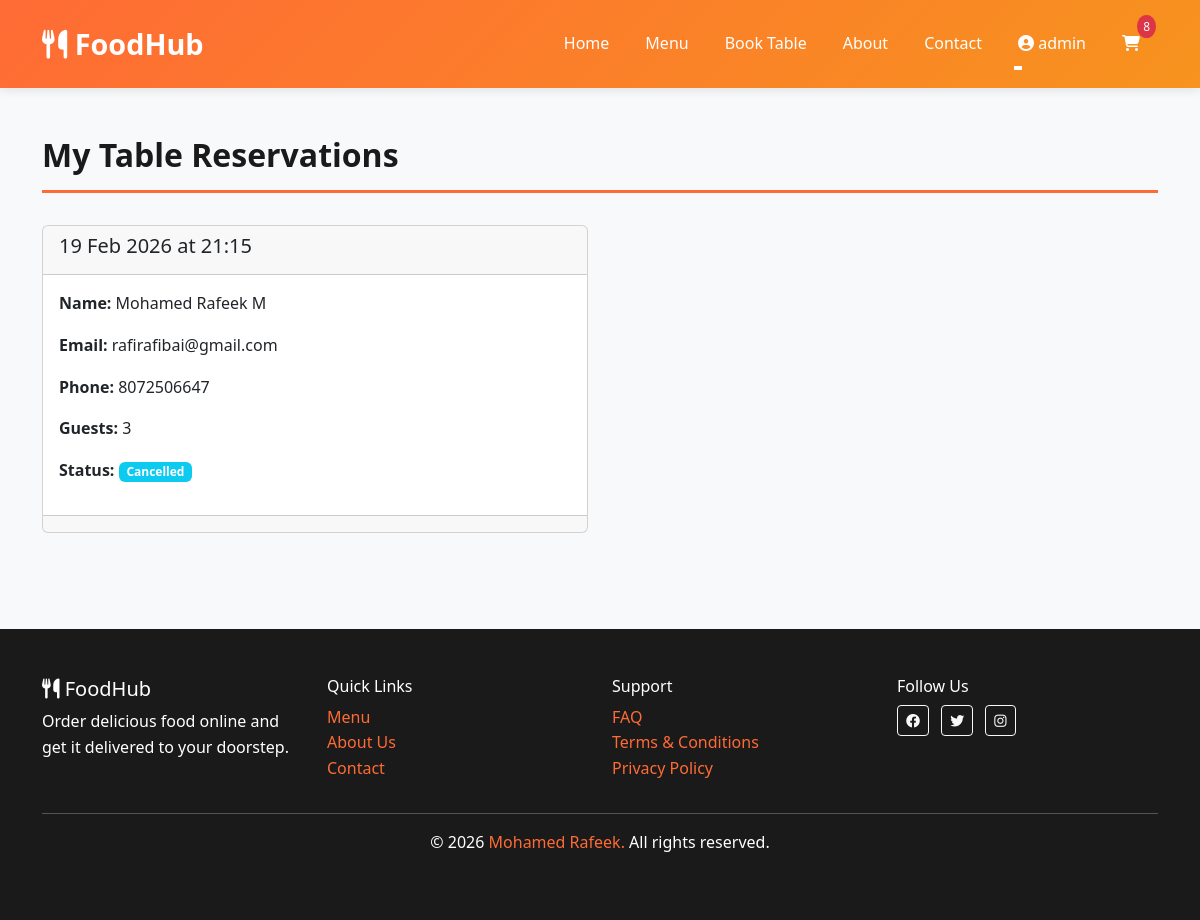
Page /booking/my-reservations/ (signed in) on the committed database.
### cart/models.py (models this page shows, shortened)
class Cart(models.Model):
    user = models.OneToOneField(User, on_delete=models.CASCADE, related_name='cart')
    created_at = models.DateTimeField(auto_now_add=True)
    updated_at = models.DateTimeField(auto_now=True)
    def get_item_count(self):
        return sum(item.quantity for item in self.items.all())

class CartItem(models.Model):
    cart = models.ForeignKey(Cart, on_delete=models.CASCADE, related_name='items')
    food_item = models.ForeignKey(FoodItem, on_delete=models.CASCADE)
    quantity = models.PositiveIntegerField(default=1)
    added_at = models.DateTimeField(auto_now_add=True)

### booking/models.py (models this page shows, shortened)
class Reservation(models.Model):
    STATUS_CHOICES = [
        ('pending', 'Pending'),
        ('confirmed', 'Confirmed'),
        ('cancelled', 'Cancelled'),
        ('completed', 'Completed'),
    ]
    user = models.ForeignKey(User, on_delete=models.CASCADE, related_name='reservations', null=True, blank=True)
    name = models.CharField(max_length=100)
    email = models.EmailField()
    phone = models.CharField(max_length=15)
    reservation_date = models.DateField()
    reservation_time = models.TimeField()
    number_of_guests = models.PositiveIntegerField()
    special_requests = models.TextField(blank=True)
    status = models.CharField(max_length=20, choices=STATUS_CHOICES, default='pending')
    created_at = models.DateTimeField(auto_now_add=True)
    updated_at = models.DateTimeField(auto_now=True)
    class Meta:
        ordering = ['reservation_date', 'reservation_time']

### booking/views.py (the view)
# urls.py: path('my-reservations/', views.my_reservations, name='my_reservations'),
@login_required(login_url='login')
def my_reservations(request):
    reservations = Reservation.objects.filter(user=request.user)
    context = {
        'reservations': reservations,
    }
    return render(request, 'my_reservations.html', context)

### Template/my_reservations.html (shortened to what this page needs)
{% extends 'base.html' %}
{% block content %}
<div class="container">
    <h2 class="page-title">My Table Reservations</h2>
    {% if reservations %}
        <div class="row">
            {% for reservation in reservations %}
                <div class="col-md-6 mb-3">
                    <div class="card">
                        <div class="card-header">
                            <h5>{{ reservation.reservation_date|date:"d M Y" }} at {{ reservation.reservation_time|time:"H:i" }}</h5>
                        </div>
                        <div class="card-body">
                            <p><strong>Name:</strong> {{ reservation.name }}</p>
                            <p><strong>Email:</strong> {{ reservation.email }}</p>
                            <p><strong>Phone:</strong> {{ reservation.phone }}</p>
                            <p><strong>Guests:</strong> {{ reservation.number_of_guests }}</p>
                            <p><strong>Status:</strong> <span class="badge bg-info">{{ reservation.status|title }}</span></p>
                        </div>
                        <div class="card-footer">
                        </div>
                    </div>
                </div>
            {% endfor %}
        </div>
    {% else %}
        <div class="alert alert-info">
            <h5>No Reservations</h5>
            <p><a href="{% url 'book_table' %}">Book a table</a> to reserve your favorite seating!</p>
        </div>
    {% endif %}
</div>
{% endblock %}

### Template/base.html (shortened to what this page needs)
<!DOCTYPE html>
<html lang="en">
<head>
    {% load static %}
    <link href="https://cdnjs.cloudflare.com/ajax/libs/bootstrap/5.3.0/css/bootstrap.min.css" rel="stylesheet">
    <link href="https://cdnjs.cloudflare.com/ajax/libs/font-awesome/6.4.0/css/all.min.css" rel="stylesheet">
</head>
<body>
    <nav class="navbar navbar-expand-lg navbar-dark sticky-top">
        <div class="container">
            <a class="navbar-brand" href="{% url 'home' %}">
                <i class="fas fa-utensils"></i> FoodHub
            </a>
            <div class="collapse navbar-collapse" id="navbarNav">
                <ul class="navbar-nav ms-auto">
                    <li class="nav-item">
                        <a class="nav-link" href="{% url 'home' %}">Home</a>
                    </li>
                    <li class="nav-item">
                        <a class="nav-link" href="{% url 'menu' %}">Menu</a>
                    </li>
                    <li class="nav-item">
                        <a class="nav-link" href="{% url 'book_table' %}">Book Table</a>
                    </li>
                    <li class="nav-item">
                        <a class="nav-link" href="{% url 'about' %}">About</a>
                    </li>
                    <li class="nav-item">
                        <a class="nav-link" href="{% url 'contact' %}">Contact</a>
                    </li>
                    {% if user.is_authenticated %}
                        <li class="nav-item dropdown">
                            <a class="nav-link dropdown-toggle" href="#" id="userDropdown" role="button" data-bs-toggle="dropdown">
                                <i class="fas fa-user-circle"></i> {{ user.username }}
                            </a>
                        </li>
                    {% endif %}
                    <li class="nav-item">
                        <a class="nav-link position-relative" href="{% url 'view_cart' %}">
                            <i class="fas fa-shopping-cart"></i>
                            {% if user.is_authenticated %}
                                {% if user.cart.get_item_count > 0 %}
                                    <span class="cart-badge">{{ user.cart.get_item_count }}</span>
                                {% endif %}
                            {% endif %}
                        </a>
                    </li>
                </ul>
            </div>
        </div>
    </nav>
    <main class="container-custom">
        {% block content %}{% endblock %}
    </main>
    <footer>
        <div class="container">
            <div class="row">
                <div class="col-md-3">
                    <h5><i class="fas fa-utensils"></i> FoodHub</h5>
                    <p>Order delicious food online and get it delivered to your doorstep.</p>
                </div>
                <div class="col-md-3">
                    <h6>Quick Links</h6>
                    <ul class="list-unstyled">
                        <li><a href="{% url 'menu' %}">Menu</a></li>
                        <li><a href="{% url 'about' %}">About Us</a></li>
                        <li><a href="{% url 'contact' %}">Contact</a></li>
                    </ul>
                </div>
                <div class="col-md-3">
                    <h6>Support</h6>
                    <ul class="list-unstyled">
                        <li><a href="#">FAQ</a></li>
                        <li><a href="#">Terms & Conditions</a></li>
                        <li><a href="#">Privacy Policy</a></li>
                    </ul>
                </div>
                <div class="col-md-3">
                    <h6>Follow Us</h6>
                    <a href="#" class="btn btn-sm btn-outline-light me-2">
                        <i class="fab fa-facebook"></i>
                    </a>
                    <a href="#" class="btn btn-sm btn-outline-light me-2">
                        <i class="fab fa-twitter"></i>
                    </a>
                    <a href="#" class="btn btn-sm btn-outline-light me-2">
                        <i class="fab fa-instagram"></i>
                    </a>
                </div>
            </div>
            <hr>
            <div class="text-center">
                <p>&copy; 2026 <a href="https://portfolio-react-mr.netlify.app/" target="_blank">Mohamed Rafeek.</a> All rights reserved.</p>
            </div>
        </div>
    </footer>
</body>
</html>

### Template/base.html (style rules this page uses)
* { margin: 0; padding: 0; box-sizing: border-box; }
:root { --primary-color: #ff6b35; --secondary-color: #f7931e; --dark-color: #1a1a1a; --light-color: #f4f4f4; --success-color: #28a745; --danger-color: #dc3545; }
body { font-family: 'Segoe UI', Tahoma, Geneva, Verdana, sans-serif; background-color: #f8f9fa; line-height: 1.6; }
.navbar { background: linear-gradient(135deg, var(--primary-color) 0%, var(--secondary-color) 100%); box-shadow: 0 2px 10px rgba(0,0,0,0.1); padding: 1rem 0; }
.navbar-brand { font-size: 1.8rem; font-weight: bold; color: white !important; }
.nav-link { color: white !important; margin: 0 10px; transition: all 0.3s ease; position: relative; }
.nav-link::after { content: ''; position: absolute; bottom: -5px; left: 0; width: 0; height: 2px; background-color: white; transition: width 0.3s ease; }
.cart-badge { background-color: var(--danger-color); color: white; padding: 2px 6px; border-radius: 50%; font-size: 0.75rem; position: absolute; top: -8px; right: -8px; }
footer { background-color: var(--dark-color); color: white; padding: 3rem 0; margin-top: 3rem; }
footer a { color: var(--primary-color); text-decoration: none; }
.container-custom { padding: 2rem 0; }
.page-title { color: var(--dark-color); font-weight: bold; margin-bottom: 2rem; padding: 1rem 0; border-bottom: 3px solid var(--primary-color); }

### rows in the picture
Reservation: reservation_date "19 Feb 2026", reservation_time "21:15", name "Mohamed Rafeek M", email "rafirafibai@gmail.com", phone "8072506647", number_of_guests "3", status "Cancelled"

### other values in the picture
{{ user.username }} "admin"
{{ user.cart.get_item_count }} "8"
